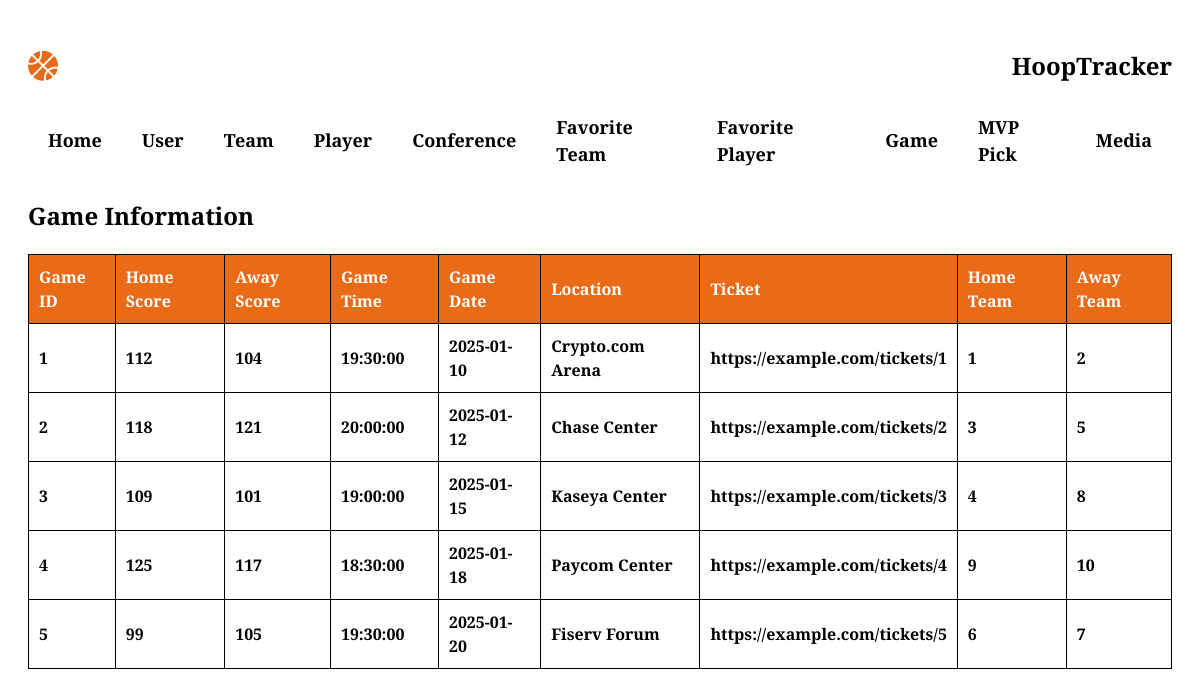
The page /Game.php on the database its author committed.
### tables this page shows
CREATE TABLE Game (
    Game_ID    INT PRIMARY KEY AUTO_INCREMENT,
    Home_Score INT,
    Away_Score INT,
    Game_Time  TIME,
    Game_Date  DATE,
    Location   VARCHAR(100),
    Ticket     VARCHAR(255),
    Home_Team  INT,
    Away_Team  INT,
    FOREIGN KEY (Home_Team) REFERENCES Team(Team_ID),
    FOREIGN KEY (Away_Team) REFERENCES Team(Team_ID)
);

### Game.php (the view, shortened to what this page needs)
<?php
require_once __DIR__ . '/db.php';
?>
<!DOCTYPE html>
<html lang="en">
<head>
</head>
<body>
    <div id="header">
        <div class="container">
            <nav>
                <i class="fa-solid fa-basketball"></i><h2>HoopTracker</h2>
                <ul>
                <li><a href="source.html">Home</a></li>
				<li><a href="User.php">User</a></li>
                <li><a href="Team.php">Team</a></li>
                <li><a href="Player.php">Player</a></li>
                <li><a href="Conference.php">Conference</a></li>
                <li><a href="FavTeam.php">Favorite Team</a></li>
                <li><a href="FavPlayer.php">Favorite Player</a></li>
                <li><a href="Game.php">Game</a></li>
                <li><a href="MVP_Pick.php">MVP Pick</a></li>
                <li><a href="Media.php">Media</a></li>
			</ul>
            </nav>
        </div>
    </div>
    <div class="container">
        <h2>Game Information</h2>
        <?php
        $sql = "SELECT * FROM Game";
        $result = mysqli_query($conn, $sql);
        if (mysqli_num_rows($result) > 0) {
            echo "<table>\n";
            echo "<tr>\n";
            echo "<th>Game ID</th>\n
                  <th>Home Score</th>\n
                  <th>Away Score</th>\n
                  <th>Game Time</th>\n
                  <th>Game Date</th>\n
                  <th>Location</th>\n
                  <th>Ticket</th>\n
                  <th>Home Team</th>\n
                  <th>Away Team</th>\n";
            echo "</tr>\n";
            while($row = mysqli_fetch_row($result)) {
                echo "<tr>\n";
                echo "<td>" . $row[0] . "</td>\n";
                echo "<td>" . $row[1] . "</td>\n";
                echo "<td>" . $row[2] . "</td>\n";
                echo "<td>" . $row[3] . "</td>\n";
                echo "<td>" . $row[4] . "</td>\n";
                echo "<td>" . $row[5] . "</td>\n";
                echo "<td>" . $row[6] . "</td>\n";
                echo "<td>" . $row[7] . "</td>\n";
                echo "<td>" . $row[8] . "</td>\n";
                echo "</tr>\n";
            }
            echo "</table>\n";
        } else {
            echo "<p>No game data found.</p>";
        }
        ?>
    </div>
</body>
</html>

### Game.php (style rules this page uses)
body { font-family: "Crimson Text", serif; font-weight: 600; font-style: normal; padding: 20px; line-height: 1.5; }
i { margin-right: 10px; font-size: 30px; color: #ea6b17; }
nav { display: flex; align-items: center; justify-content: space-between; flex-wrap: wrap; }
nav ul { display: flex; align-items: center; list-style: none; padding: 0; margin: 0; margin-left: auto; }
nav ul li { margin: 10px 20px; }
nav ul li a { text-decoration: none; font-size: 18px; position: relative; color: black; transition: color 0.3s ease; }
table { width: 100%; border-collapse: collapse; margin-top: 20px; }
th, td { border: 1px solid black; padding: 10px; text-align: left; }
th { background-color: #ea6b17; color: white; }

### rows shown on the page
game: Game_ID "1", Home_Score "112", Away_Score "104", Game_Time "19:30:00", Game_Date "2025-01-10", Location "Crypto.com Arena", Ticket "https://example.com/tickets/1", Home_Team "1", Away_Team "2"
game: Game_ID "2", Home_Score "118", Away_Score "121", Game_Time "20:00:00", Game_Date "2025-01-12", Location "Chase Center", Ticket "https://example.com/tickets/2", Home_Team "3", Away_Team "5"
game: Game_ID "3", Home_Score "109", Away_Score "101", Game_Time "19:00:00", Game_Date "2025-01-15", Location "Kaseya Center", Ticket "https://example.com/tickets/3", Home_Team "4", Away_Team "8"
game: Game_ID "4", Home_Score "125", Away_Score "117", Game_Time "18:30:00", Game_Date "2025-01-18", Location "Paycom Center", Ticket "https://example.com/tickets/4", Home_Team "9", Away_Team "10"
game: Game_ID "5", Home_Score "99", Away_Score "105", Game_Time "19:30:00", Game_Date "2025-01-20", Location "Fiserv Forum", Ticket "https://example.com/tickets/5", Home_Team "6", Away_Team "7"
